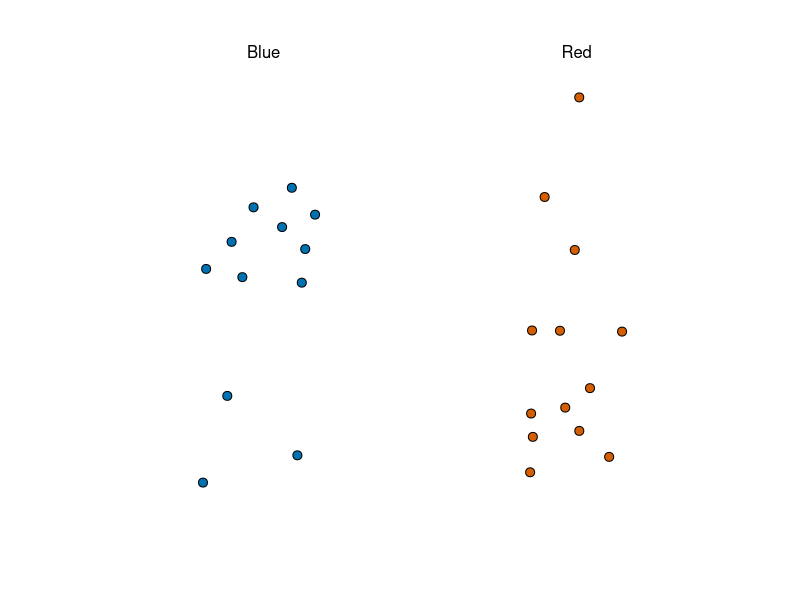
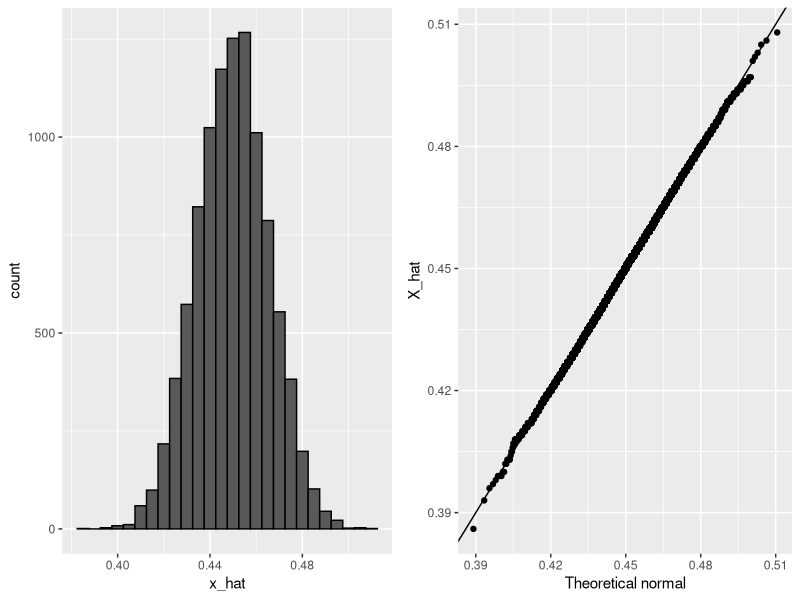
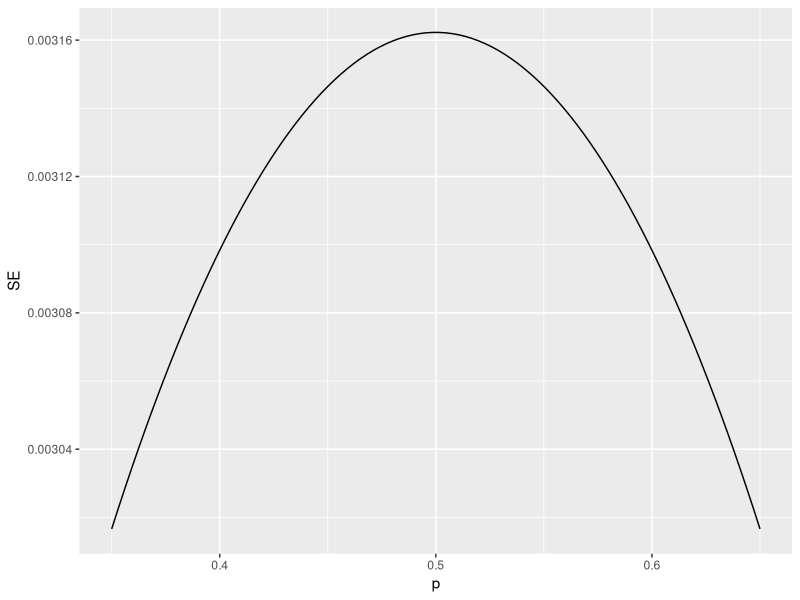

These charts were generated, in order, by the following R code:
#Code: Function for taking a random draw from a specific urn

#The dslabs package includes a function for taking a random draw of size  𝑛  from the urn described in the video:
  
library(tidyverse)
library(dslabs)

take_poll(25)    # draw 25 beads


#Code: Monte Carlo simulation using a set value of p

p <- 0.45    # unknown p to estimate
N <- 1000

# simulate one poll of size N and determine x_hat
x <- sample(c(0,1), size = N, replace = TRUE, prob = c(1-p, p))
x_hat <- mean(x)

# simulate B polls of size N and determine average x_hat
B <- 10000    # number of replicates
N <- 1000    # sample size per replicate
x_hat <- replicate(B, {
  x <- sample(c(0,1), size = N, replace = TRUE, prob = c(1-p, p))
  mean(x)
})

mean(x_hat)
sd(x_hat)
#Code: Histogram and QQ-plot of Monte Carlo results

library(tidyverse)
library(gridExtra)
p1 <- data.frame(x_hat = x_hat) %>%
  ggplot(aes(x_hat)) +
  geom_histogram(binwidth = 0.005, color = "black")
p2 <- data.frame(x_hat = x_hat) %>%
  ggplot(aes(sample = x_hat)) +
  stat_qq(dparams = list(mean = mean(x_hat), sd = sd(x_hat))) +
  geom_abline() +
  ylab("X_hat") +
  xlab("Theoretical normal")
grid.arrange(p1, p2, nrow=1)


#Code: Plotting margin of error in an extremely large poll over a range of values of p
library(tidyverse)
N <- 100000
p <- seq(0.35, 0.65, length = 100)
SE <- sapply(p, function(x) 2*sqrt(x*(1-x)/N))
data.frame(p = p, SE = SE) %>%
  ggplot(aes(p, SE)) +
  geom_line()
